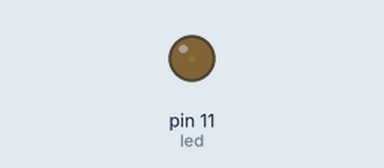
Bench run of a sketch on a simulated Arduino Uno, built with avr-gcc and run on an emulated ATmega328P. Shown: output pins drawn as LEDs (lit = HIGH).

Above: at 0.05 s.
At 1.15 s:
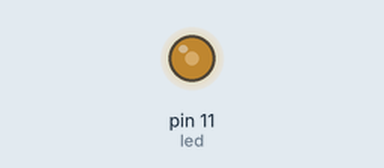
At 2.3 s:
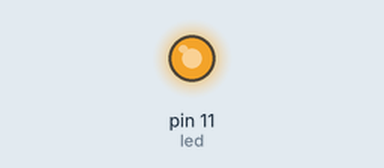
At 4.6 s:
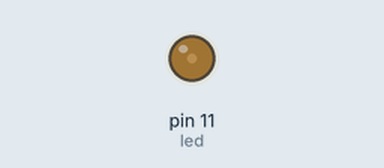
Timing chart, 0 to 6.7 s (numbered marks = the images above):
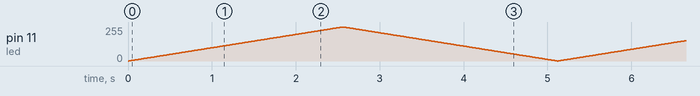

The sketch:

pwmsimp.ino
```cpp
int led = 11;

// the setup routine runs once when you press reset:
void setup() {
  // initialize the digital pin as an output.
  pinMode(led, OUTPUT);
}

// the loop routine runs over and over again forever:
void loop() {
  for(int i=0;i<=255;i++)
  {
  analogWrite(led, i);
  delay(10);
  }
  for(int j=255;j>0;j--)
  {
  analogWrite(led, j);
  delay(10);
  }
  //delay(1000);
}
```
